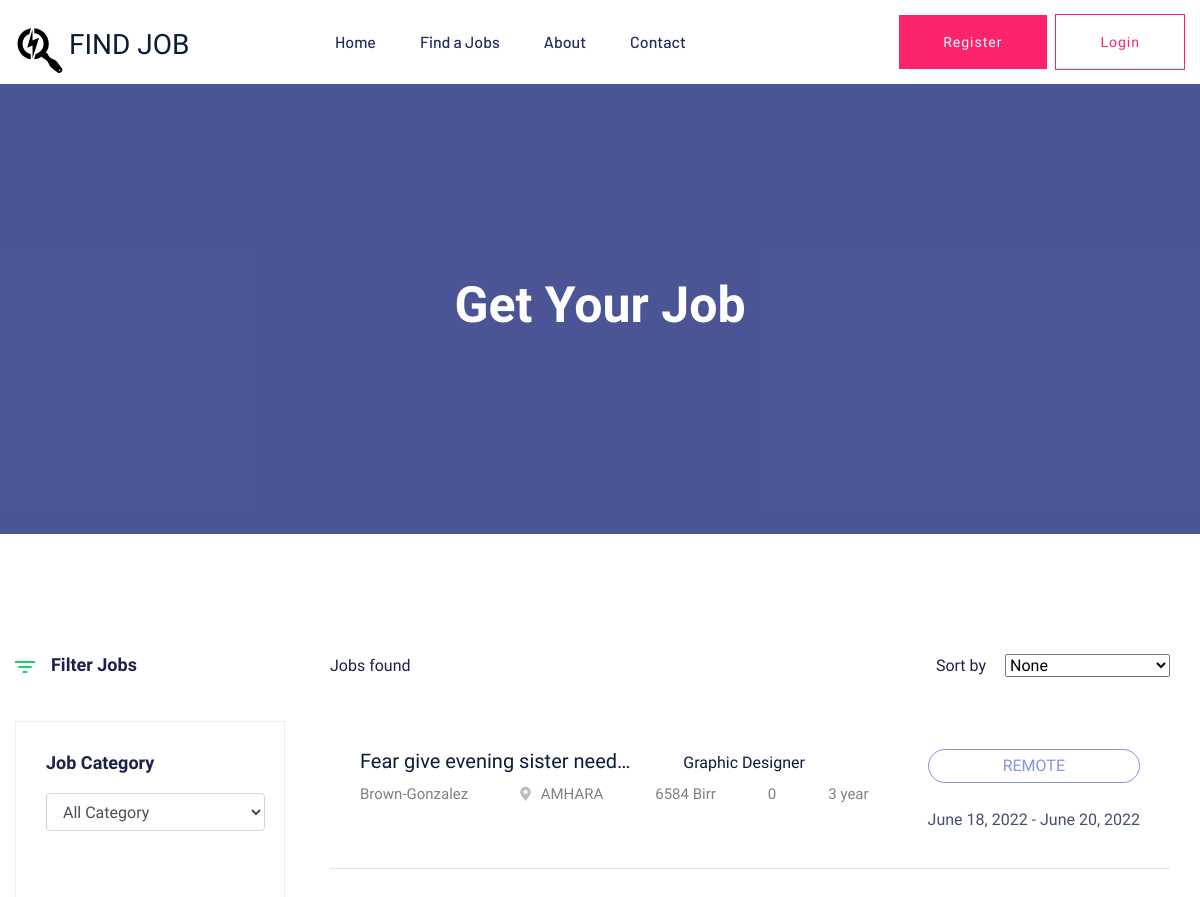
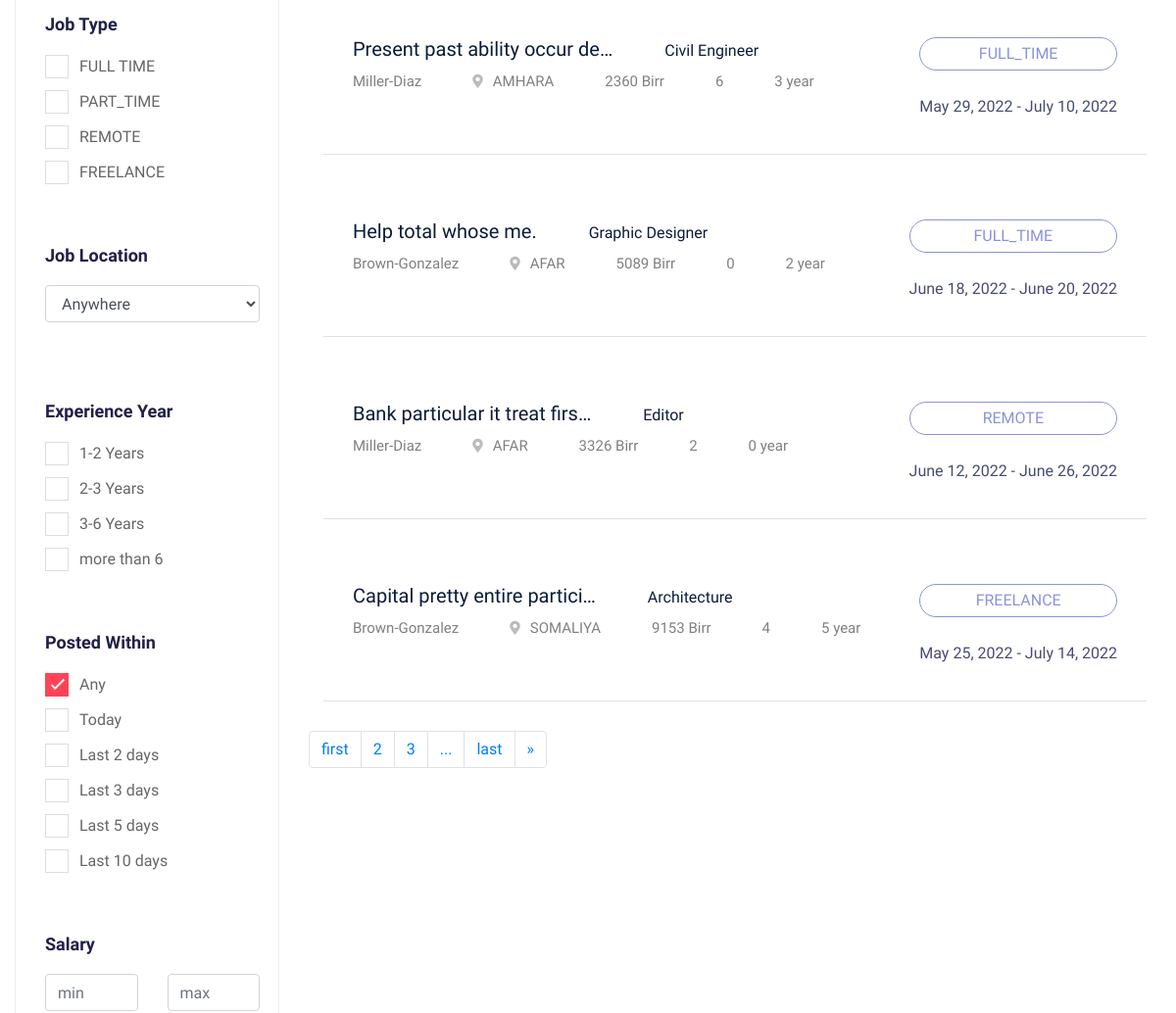
Page /job-list/ (upper part) on the earlier database version (2 pictures, top to bottom).
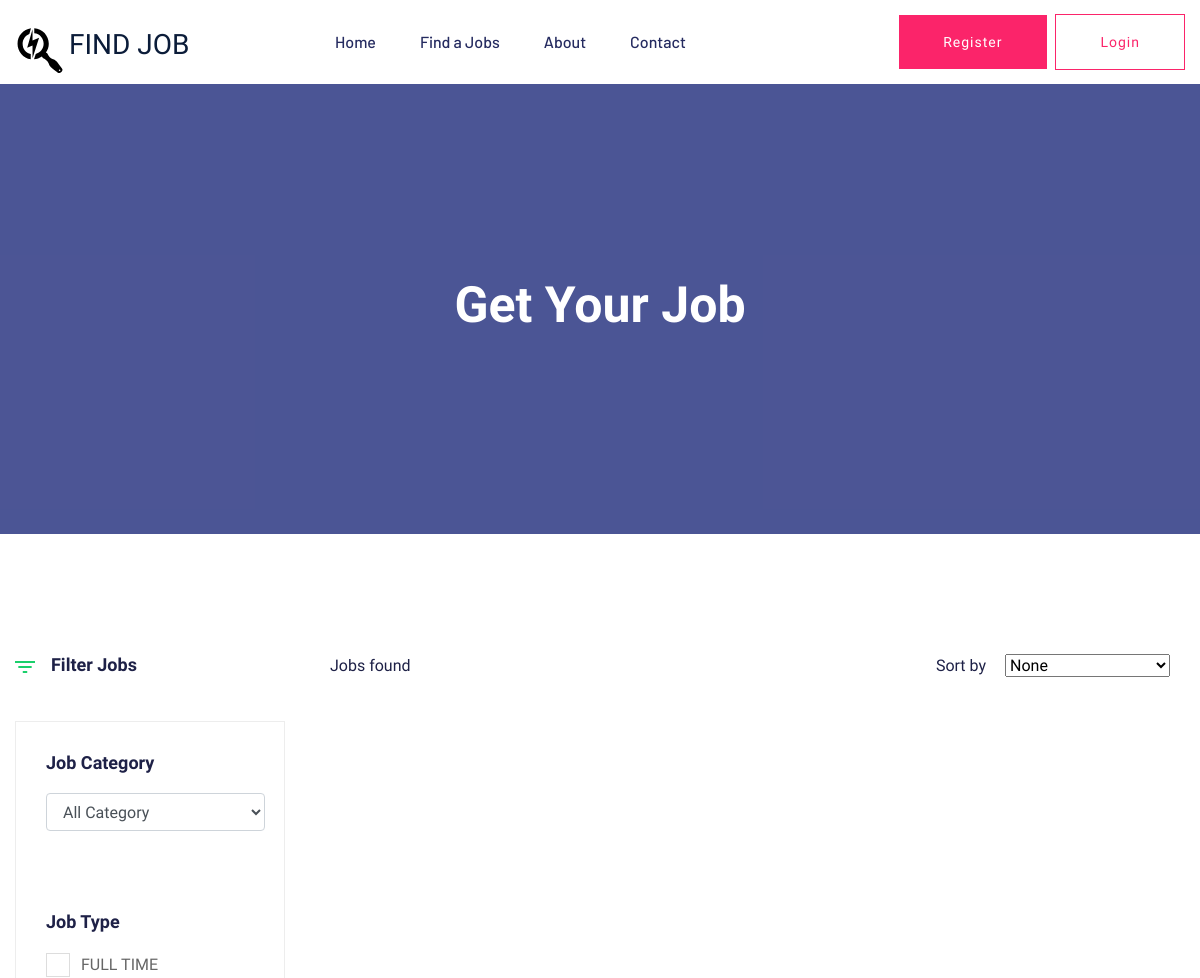
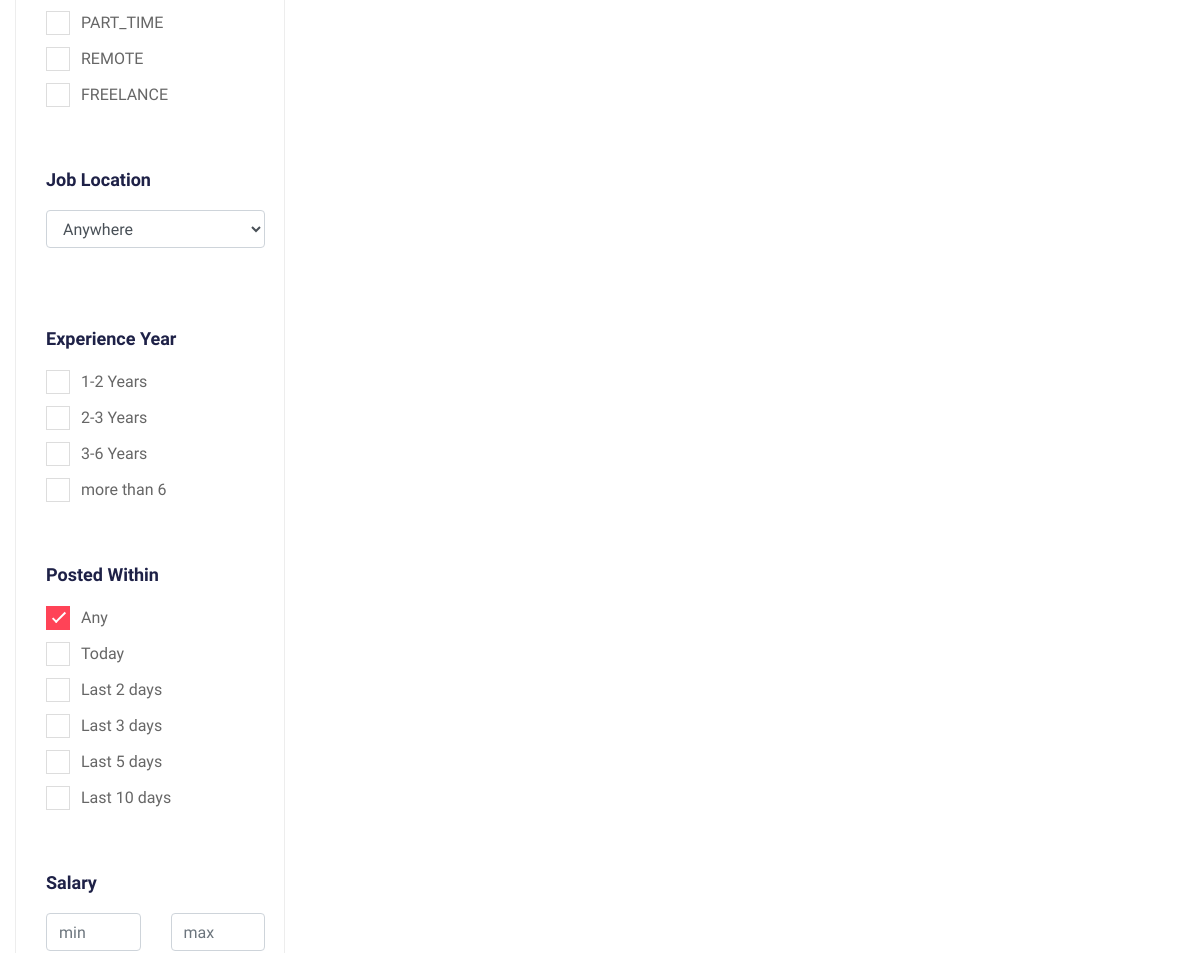
Same page on the later database version (2 pictures, top to bottom).
### apps/jobsearch/models.py (models this page shows, shortened)
class Job(models.Model):
    company = models.ForeignKey(Company,on_delete=models.CASCADE)
    start_date = models.DateField()
    end_date = models.DateField()
    title = models.CharField(max_length=300)
    description = models.TextField()
    category = models.CharField(max_length=40,choices=JOB_CATEGORIES)
    requirement = models.TextField(help_text='requirements for job')
    education_level = models.CharField(max_length=15,choices=EDUCATIONAL_LEVEL_CHOICES)
    experience = models.TextField(help_text='required experience for job')
    experience_year = models.IntegerField(default=0)
    salary = models.IntegerField(default=0)
    type = models.CharField(max_length=15,choices=JOB_TYPE_CHOICES)
    region = models.CharField(max_length=30,choices=REGION_CHOICES)
    vacancy = models.IntegerField(default=1)
    created_at = models.DateTimeField(auto_now_add=True)
    updated_at = models.DateTimeField(auto_now=True)

class Company(models.Model):
    employee = models.OneToOneField(Employer, on_delete=models.CASCADE)
    name = models.CharField(max_length=300)
    region = models.CharField(max_length=30,choices=REGION_CHOICES)
    city = models.CharField(max_length=15,choices=CITY_CHOICE)
    document = models.FileField(upload_to="company",blank=True,null=True)
    description = models.TextField()
    created_at = models.DateTimeField(auto_now_add=True)
    updated_at = models.DateTimeField(auto_now=True)
    email = models.EmailField()
    status = models.BooleanField(default=False)

### apps/jobsearch/views.py (the view, shortened to what this page needs)
# urls.py: path('job-list/',views.job_list,name='job-list'),
def job_list(request, category=None):
    jobs = Job.objects.all()
    query = request.GET
    if request.GET.get('category_from_index'):
        jobs = jobs.filter(category=request.GET.get('category_from_index'))
    paginator = Paginator(jobs,5)
    page_number = request.GET.get('page')
    jobs = paginator.get_page(page_number)
    context = {
        'jobs': jobs,
        'job_category': JOB_CATEGORIES,
        'job_location': REGION_CHOICES,
        'job_type': JOB_TYPE_CHOICES,
    }
    return render(request, 'jobsearch/job_listing.html', context=context)

### apps/jobsearch/templates/jobsearch/job_listing.html (shortened to what the changed rows need)
{% extends 'base.html' %} {%load static%} {%block content%}
<div class="slider-area">
  <div
    class="single-slider section-overly slider-height2 d-flex align-items-center"
    data-background="{% static 'assets/img/hero/about.jpg' %}"
  >
    <div class="container">
      <div class="row">
        <div class="col-xl-12">
          <div class="hero-cap text-center">
            <h2>Get your job</h2>
          </div>
        </div>
      </div>
    </div>
  </div>
</div>
<div class="job-listing-area pt-120 pb-120">
  <div class="container">
    <div class="row">
      <div class="col-xl-3 col-lg-3 col-md-4">
        <div class="job-category-listing mb-50">
          <form action="#">
            <div class="single-listing">
              <div class="select-Categories pt-80 pb-50">
                <div class="small-section-tittle2">
                  <h4>Job Type</h4>
                </div>
                {% for type in job_type %}
                <label class="container"
                  >{{type.1}}
                  <span class="checkmark"></span>
                </label>
                {% endfor %}
              </div>
            </div>
          </form>
        </div>
      </div>
      <div class="col-xl-9 col-lg-9 col-md-8">
        <section class="featured-job-area">
          <div class="container">
            {% for job in jobs %}
            <div class="single-job-items mb-30 border-bottom border-bottom-1">
              <div class="job-items">
                <div class="job-tittle job-tittle2">
                  <a href="{% url 'job-detail' job.id %}">
                    <h5>
                      {{job.title|truncatechars:30}}
                      <small class="ml-5"> {{job.category}}</small>
                    </h5>
                  </a>
                  <ul>
                    <li title="company">{{job.company.name}}</li>
                    <li><i class="fas fa-map-marker-alt"></i>{{job.region}}</li>
                    <li>{{job.salary}} Birr</li>
                    <li title="job vacancy">{{job.vacancy}}</li>
                    <li title="experience year required">
                      {{job.experience_year}} year
                    </li>
                  </ul>
                </div>
              </div>
              <div class="items-link items-link2 f-right">
                <a href="{%url 'job-detail' job.id%} ">{{job.type}}</a>
                <span title="applicaion start-deadline"
                  >{{job.start_date}} - {{job.end_date}}</span
                >
              </div>
            </div>
            {% endfor %}
          </div>
        </section>
        {% if jobs.paginator.num_pages >= 2 %}
        <nav aria-label="Page navigation example">
          <ul class="pagination">
            <li class="page-item">
              <a class="page-link" href="?page=1" aria-label="Next">
                first
              </a>
            </li>
            {% if jobs.paginator.num_pages >= 2 %}
              <li class="page-item"><a class="page-link" href="?page=2">2</a></li>
            {% endif %}
            {% if jobs.paginator.num_pages >= 3 %}
            <li class="page-item"><a class="page-link" href="?page=3">3</a></li>
          {% endif %}
            <li class="page-item"><a class="page-link" href="#">...</a></li>
            {% if jobs.has_next %}
            <li class="page-item"><a class="page-link" href="?page={{jobs.paginator.num_pages}}">last</a></li>
            <li class="page-item">
              <a class="page-link" href="?page={{ jobs.next_page_number }}" aria-label="Next">
                <span aria-hidden="true">&raquo;</span>
              </a>
            </li>
            {% endif %}
          </ul>
        </nav>
        {% endif %}
      </div>
    </div>
  </div>
</div>
{%endblock%}

Differences in the rows shown:
removed Job: title "Fear give evening sister need…", category "Graphic Designer", company.name "Brown-Gonzalez", region "AMHARA", salary "6584", vacancy "0", experience_year "3", type "REMOTE", start_date "June 18, 2022", end_date "June 20, 2022"
removed Job: title "Present past ability occur de…", category "Civil Engineer", company.name "Miller-Diaz", region "AMHARA", salary "2360", vacancy "6", experience_year "3", type "FULL_TIME", start_date "May 29, 2022", end_date "July 10, 2022"
removed Job: title "Help total whose me.", category "Graphic Designer", company.name "Brown-Gonzalez", region "AFAR", salary "5089", vacancy "0", experience_year "2", type "FULL_TIME", start_date "June 18, 2022", end_date "June 20, 2022"
removed Job: title "Bank particular it treat firs…", category "Editor", company.name "Miller-Diaz", region "AFAR", salary "3326", vacancy "2", experience_year "0", type "REMOTE", start_date "June 12, 2022", end_date "June 26, 2022"
removed Job: title "Capital pretty entire partici…", category "Architecture", company.name "Brown-Gonzalez", region "SOMALIYA", salary "9153", vacancy "4", experience_year "5", type "FREELANCE", start_date "May 25, 2022", end_date "July 14, 2022"
Other differences:
text no longer shown: "first 2 3 ... last »"
